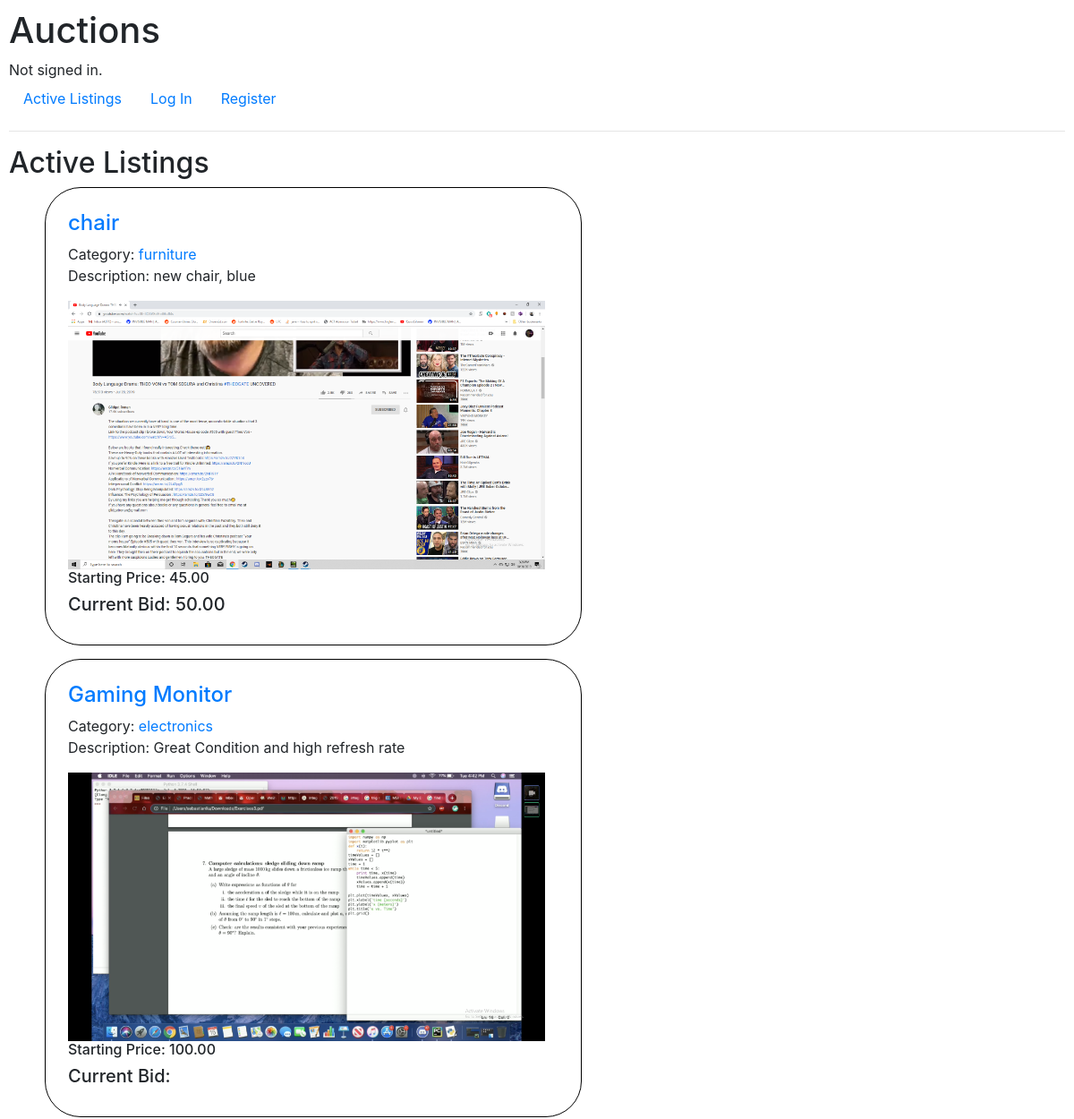
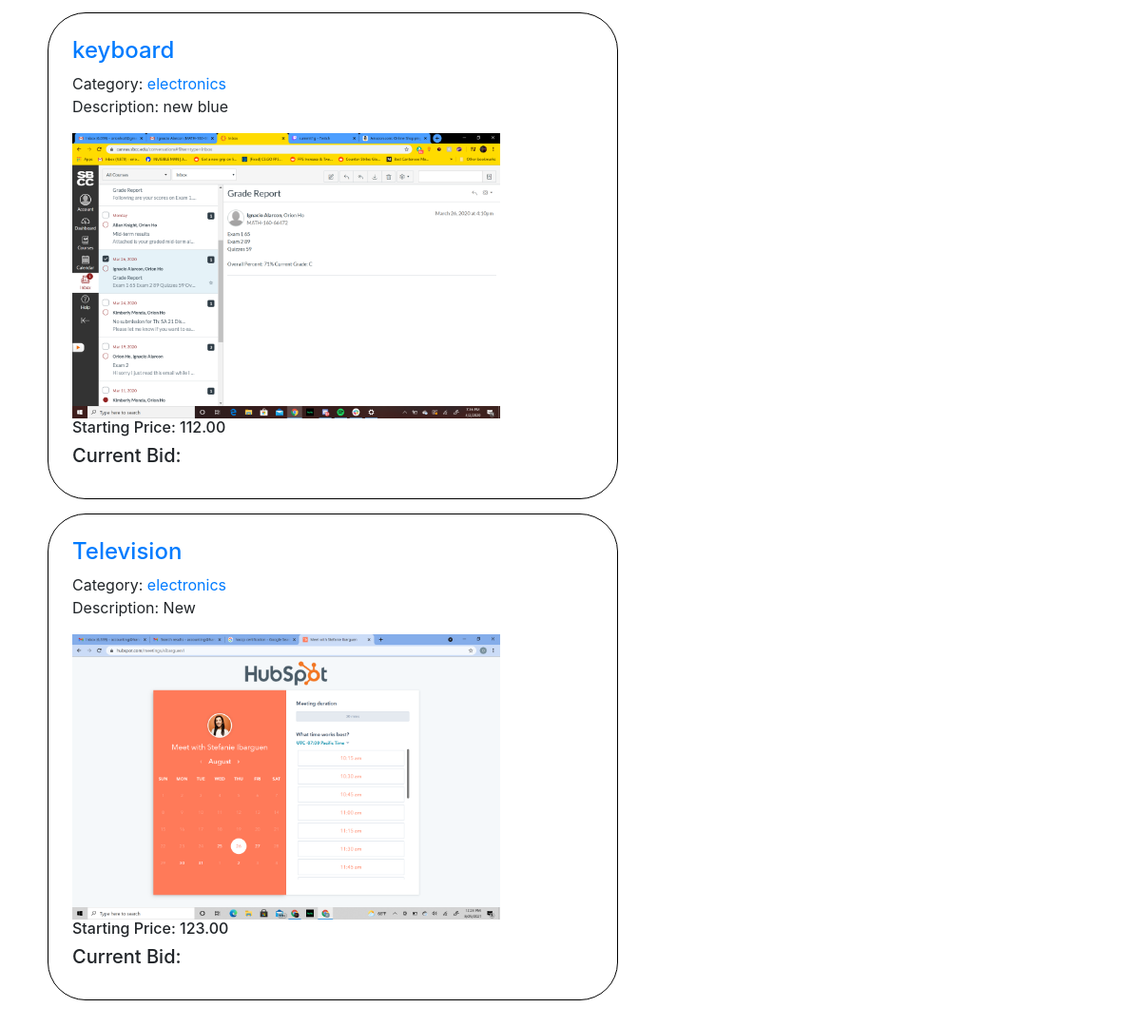
The page / on the database its author committed (2 pictures, top to bottom).
### auctions/models.py (models this page shows, shortened)
class Item(models.Model):
    Category_Choices = [
        ('miscellaneous', 'Miscellaneous'),
        ('books', 'Books'),
        ('clothing', 'Clothing'),
        ('electronics', 'Electronics'),
        ('furniture', 'Furniture'),
        ('toys', 'Toys'),
    ]
    title = models.CharField(max_length=64)
    description = models.CharField(max_length=64)
    startingbid = models.DecimalField(max_digits=6, decimal_places=2)
    item_img = models.ImageField(upload_to='images', default='path/to/my/default/image.jpg')
    category = models.CharField(max_length=64, choices=Category_Choices, default='miscellaneous')
    watchlist_user = models.ManyToManyField(User, related_name='watchlists', blank=True)
    is_open = models.BooleanField(default=True)
    owner = models.ForeignKey(User, on_delete=models.CASCADE, related_name='items')
    def highest_bid(self):
        highest_bid = self.bid_set.latest('amount')
        return highest_bid

class Bid(models.Model):
    listing = models.ForeignKey(Item, on_delete=models.CASCADE, null=True)
    user = models.ForeignKey(User, on_delete=models.CASCADE, null=True)
    amount = models.DecimalField(max_digits=6, decimal_places=2, null=True)
    timestamp = models.DateTimeField(auto_now_add=True, null=True)

### auctions/views.py (the view)
# urls.py: path("", views.index, name="index"),
def index(request):
    return render(request, "auctions/index.html",
    {
        "listings":Item.objects.all()
    })

### auctions/templates/auctions/index.html
{% extends "auctions/layout.html" %}
{% block body %}
<div>
    <h2>Active Listings</h2>
        <ul>
        {% for listing in listings %}
            <div class = "homepage-item">
                <h4><a href = "{% url 'listing' listing.id %}">{{ listing.title }}</a></h4>
                Category: <a href="{% url 'display_category' listing.category %}">{{ listing.category }}</a>
                <p>Description: {{ listing.description }}</p>
                <img src ="{{ listing.item_img.url }}" class="img-responsive" alt="{{ title }}" style="max-height:300px">
                <h6>Starting Price: {{ listing.startingbid }}</h4>
                <h5>Current Bid: {{ listing.highest_bid.amount }}</h3>
            </div>
        {% endfor %}
        </ul>
    </div>
{% endblock %}

### auctions/static/auctions/styles.css (style rules this page uses)
body { padding: 10px; }
.homepage-item { display: inline-block; border-radius: 40px; border: 1px solid black; padding: 25px; margin-bottom: 15px; margin-right: 10x; width: 600px; }

### rows shown on the page
Item: title "chair", category "furniture", description "new chair, blue", item_img (picture), startingbid "45.00", highest_bid.amount "50.00"
Item: title "Gaming Monitor", category "electronics", description "Great Condition and high refresh rate", item_img (picture), startingbid "100.00"
Item: title "keyboard", category "electronics", description "new blue", item_img (picture), startingbid "112.00"
Item: title "Television", category "electronics", description "New", item_img (picture), startingbid "123.00"
